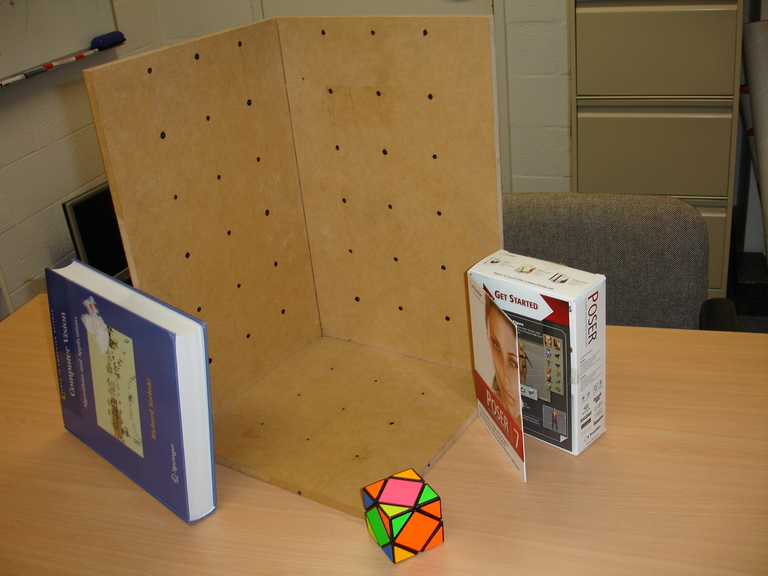
#> input picture COMP6528_CLAB3/stereo2012a.jpg, 768 x 576 px
$ python calibrate.py
#> lines starting #> are read from the running program, lines starting #| are printed output that depends on the picture
### COMP6528_CLAB3/vgg_KR_from_P.py
# -*- coding: utf-8 -*-
'''
%VGG_KR_FROM_P Extract K, R from camera matrix.
%
%    [K,R,t] = VGG_KR_FROM_P(P [,noscale]) finds K, R, t such that P = K*R*[eye(3) -t].
%    It is det(R)==1.
%    K is scaled so that K(3,3)==1 and K(1,1)>0. Optional parameter noscale prevents this.
%
%    Works also generally for any P of size N-by-(N+1).
%    Works also for P of size N-by-N, then t is not computed.

% original Author: Andrew Fitzgibbon <awf@robots.ox.ac.uk> and awf
% Date: 15 May 98

% Modified by Shu.
% Date: 8 May 20
'''
import numpy as np

def vgg_rq(S):
    S = S.T
    [Q,U] = np.linalg.qr(S[::-1,::-1], mode='complete')

    Q = Q.T
    Q = Q[::-1, ::-1]
    U = U.T
    U = U[::-1, ::-1]
    if np.linalg.det(Q)<0:
        U[:,0] = -U[:,0]
        Q[0,:] = -Q[0,:]
    return U,Q


def vgg_KR_from_P(P, noscale = True):
    N = P.shape[0]
    H = P[:,0:N]
    print(N,'|', H)
    [K,R] = vgg_rq(H)
    if noscale:
        K = K / K[N-1,N-1]
        if K[0,0] < 0:
            D = np.diag([-1, -1, np.ones([1,N-2])])
            K = K @ D
            R = D @ R

            test = K*R
            assert (test/test[0,0] - H/H[0,0]).all() <= 1e-07

    t = np.linalg.inv(-P[:,0:N]) @ P[:,-1]
    return K, R, t

### COMP6528_CLAB3/calibrate.py
# %%
# -*- coding: utf-8 -*-
# CLAB3
import numpy as np
from PIL import Image
import matplotlib.pyplot as plt
import cv2
from vgg_KR_from_P import *
import math
# %%
image_name = 'stereo2012a.jpg'
I = plt.imread(image_name)
#> I is the input picture: shape (576, 768, 3); mean R, G, B 136.6, 107.2, 69.9
# Graphical user interface to get 6 points
# plt.imshow(I)
# uv = plt.ginput(6)
# print(uv)

coordinate_2D = np.array(
    [(266.9577548315077, 210.56202469824882), (187.1578923762347, 253.61950444030265),
     (283.0325472685412, 309.8812779699196), (209.54778184210272, 359.82795447070197),
     (343.88711863731055, 199.08003010036782), (438.6135740698289, 212.284323887931),
     (356.51731269497975, 298.39928337203855), (447.22507001823965, 317.9186741884363),
     (331.25692457964146, 368.43945041911275), (421.9646819029015, 392.5516390746629),
     (261.79085726246126, 422.9789247590476), (357.09141242487374, 455.70260936300843)]
)
# [5 lines of commented-out code are left out]

coordinate_3D = np.array(
    [[0, 21, 7], [0, 21, 21],
     [0, 7, 7], [0, 7, 21],
     [7, 21, 0], [21, 21, 0],
     [7, 7, 0], [21, 7, 0],
     [7, 0, 7], [21, 0, 7],
     [7, 0, 21], [21, 0, 21]
     ]
)

def calculate_intersection(v1, v2, u1, u2):
    x_diff = (v1[0] - v2[0], u1[0] - u2[0])
    y_diff = (v1[1] - v2[1], u1[1] - u2[1])
    intersection_x = (v1[0] * v2[1] - v1[1] * v2[0]) * (u1[0] - u2[0]) - \
                     (v1[0] - v2[0]) * (u1[0] * u2[1] - u1[1] * u2[0])
    intersection_x /= (x_diff[0] * y_diff[1] - x_diff[1] * y_diff[0])

    intersection_y = (v1[0] * v2[1] - v1[1] * v2[0]) * (u1[1] - u2[1]) - \
                     (v1[1] - v2[1]) * (u1[0] * u2[1] - u1[1] * u2[0])
    intersection_y /= (x_diff[0] * y_diff[1] - x_diff[1] * y_diff[0])
    return np.array([int(intersection_x), int(intersection_y)])
#####################################################################
plotting_vanishing_point = False
def calibrate(im, XYZ, uv):
    # copy the image
    im = im[:]
    # plot on the image
    plt.imshow(im)
    # add blue star on the image according to uv
    plt.plot(uv[:, 0], uv[:, 1], 'bo')
    # Initialize A
    A = np.zeros((2 * len(XYZ), 12))
    # Iteratively calculate values in A for each pair of point
    for i in range(len(XYZ)):
        A[2 * i, :] = np.array(
            [XYZ[i][0], XYZ[i][1], XYZ[i][2], 1, 0, 0, 0, 0, -uv[i][0] * XYZ[i][0],
             -uv[i][0] * XYZ[i][1], -uv[i][0] * XYZ[i][2], -uv[i][0]]
        )
        A[2 * i + 1, :] = np.array(
            [0, 0, 0, 0, XYZ[i][0], XYZ[i][1], XYZ[i][2], 1, -uv[i][1] * XYZ[i][0],
             -uv[i][1] * XYZ[i][1], -uv[i][1] * XYZ[i][2], -uv[i][1]]
        )
    # Calculate solution of p
    _, _, p = np.linalg.svd(A)
    p = (p[-1] / np.linalg.norm(p[-1])).reshape(3, 4)
    mse = 0
    predicted_coordinate = np.zeros(uv.shape)
    # Verification
    for i in range(len(XYZ)):
        # generate homogeneous point coordinate
        new_XYZ = np.array([XYZ[i][0], XYZ[i][1], XYZ[i][2], 1])
        # predict 2D homogeneous coordinate
        new_uv = np.matmul(p, new_XYZ)
        # scaling
        new_uv = new_uv[:2] / new_uv[2]
        predicted_coordinate[i, 0] = new_uv[0]
        predicted_coordinate[i, 1] = new_uv[1]
        # accumulate mse
        mse += np.linalg.norm(uv[i] - new_uv)
    # plot predicted coordinate with red circle
    mse /= uv.shape[0]
    plt.plot(uv[:, 0], uv[:, 1], 'r+')
    print(f'The means square error between the chosen uv coordinates and the ' +
          f'corresponding projected points is: {mse}')
    # calculate origin in 2d image
    origin = np.matmul(p, np.array([0, 0, 0, 1]))
    origin = tuple((origin[:2] / origin[2]).astype(int))
    # x axis
    # x = np.matmul(p, np.array([40, 0, 0, 1]))
    if plotting_vanishing_point:
        x_1 = np.matmul(p, np.array([0, 1, 0, 1]))[:2]/np.matmul(p, np.array([0, 1, 0, 1]))[2]
        x_2 = np.matmul(p, np.array([0, 2, 0, 1]))[:2]/np.matmul(p, np.array([0, 2, 0, 1]))[2]
        x_3 = np.matmul(p, np.array([1, 1, 0, 1]))[:2]/np.matmul(p, np.array([1, 1, 0, 1]))[2]
        x_4 = np.matmul(p, np.array([1, 2, 0, 1]))[:2]/np.matmul(p, np.array([1, 2, 0, 1]))[2]
        x = calculate_intersection(x_1, x_3, x_2, x_4)
        plt.plot([origin[0], x[0]], [origin[1], x[1]], 'go-')
    else:
        x = np.matmul(p, np.array([40, 0, 0, 1]))[:2]/np.matmul(p, np.array([40, 0, 0, 1]))[2]
        plt.plot([origin[0], x[0]], [origin[1], x[1]], 'g,-')
    # y axis
    if plotting_vanishing_point:
        y_1 = np.matmul(p, np.array([1, 0, 0, 1]))[:2]/np.matmul(p, np.array([1, 0, 0, 1]))[2]
        y_2 = np.matmul(p, np.array([2, 0, 0, 1]))[:2]/np.matmul(p, np.array([2, 0, 0, 1]))[2]
        y_3 = np.matmul(p, np.array([1, 1, 0, 1]))[:2]/np.matmul(p, np.array([1, 1, 0, 1]))[2]
        y_4 = np.matmul(p, np.array([2, 1, 0, 1]))[:2]/np.matmul(p, np.array([2, 1, 0, 1]))[2]
        y = calculate_intersection(y_1, y_3, y_2, y_4)
        plt.plot([origin[0], y[0]], [origin[1], y[1]], 'go-')
    else:
        y = np.matmul(p, np.array([0, 40, 0, 1]))[:2]/np.matmul(p, np.array([0, 40, 0, 1]))[2]
        plt.plot([origin[0], y[0]], [origin[1], y[1]], 'g,-')
    # z axis
    if plotting_vanishing_point:
        z_1 = np.matmul(p, np.array([0, 0, 1, 1]))[:2]/np.matmul(p, np.array([0, 0, 1, 1]))[2]
        z_2 = np.matmul(p, np.array([0, 1, 1, 1]))[:2]/np.matmul(p, np.array([0, 1, 1, 1]))[2]
        z_3 = np.matmul(p, np.array([0, 0, 2, 1]))[:2]/np.matmul(p, np.array([0, 0, 2, 1]))[2]
        z_4 = np.matmul(p, np.array([0, 1, 2, 1]))[:2]/np.matmul(p, np.array([0, 1, 2, 1]))[2]
        z = calculate_intersection(z_1, z_3, z_2, z_4)
        plt.plot([origin[0], z[0]], [origin[1], z[1]], 'go-')
    else:
        z = np.matmul(p, np.array([0, 0, 40, 1]))[:2]/np.matmul(p, np.array([0, 0, 40, 1]))[2]
        plt.plot([origin[0], z[0]], [origin[1], z[1]], 'g,-')
    # draw origin for visualization
    plt.plot(origin[0], origin[1], 'ko')

    # show annotated image
    plt.title('Visualization of calibration')
    plt.show()
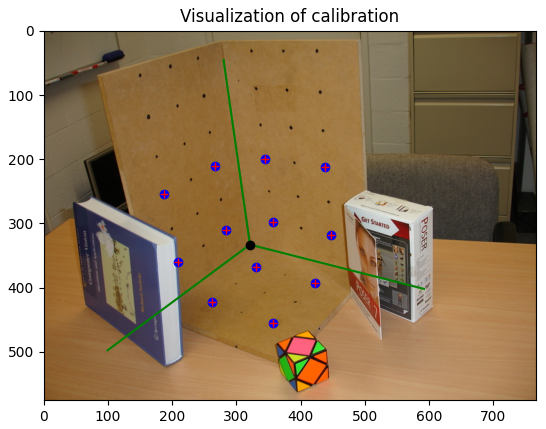
#> figure drawn by matplotlib, 1 panel
    return p

def get_focal_length(K):
    fx = K[0, 0]
    fy = K[1, 1]
    gamma = K[0, 1]
    theta = math.atan(-gamma / fy)
    fy_actual = fy * math.cos(theta)
    f = math.sqrt(fx ** 2 + fy_actual ** 2)
    return f

def get_camera_center(R,t):
    return -R.T@t

def get_pitch_angle(R):
    return -math.asin(R[2,0])


#
p = calibrate(I, coordinate_3D, coordinate_2D)
#> p = [[0.00897, -0.00428, -0.0132, 0.694], [-0.000129, -0.0159, 0.00258, 0.72], [-9.5e-06, -7.26e-06, -1.26e-05, 0.00216]]
K,R,t = vgg_KR_from_P(p)
#> in vgg_KR_from_P, `H = P[:,0:N]`: H = [[0.00897, -0.00428, -0.0132], [-0.000129, -0.0159, 0.00258], [-9.5e-06, -7.26e-06, -1.26e-05]]
#| 3 | [[ 8.96642615e-03 -4.27985510e-03 -1.32460335e-02]
#|  [-1.29263117e-04 -1.58712842e-02  2.58173879e-03]
#|  [-9.49829343e-06 -7.25727270e-06 -1.25953154e-05]]
#> in vgg_rq, `S = S.T`: S = [[0.00897, -0.000129, -9.5e-06], [-0.00428, -0.0159, -7.26e-06], [-0.0132, 0.00258, -1.26e-05]]
#> in vgg_rq, `[Q,U] = np.linalg.qr(S[::-1,::-1], mode='complete')`: Q = [[-0.725, 0.397, -0.563], [-0.418, -0.903, -0.0982], [-0.547, 0.164, 0.821]]; U = [[1.74e-05, 0.00483, 0.00649], [0, 0.0153, 7.86e-05], [0, 0, 0.0152]]
#> in vgg_rq, `Q = Q.T`: Q = [[-0.725, -0.418, -0.547], [0.397, -0.903, 0.164], [-0.563, -0.0982, 0.821]]
#> in vgg_rq, `Q = Q[::-1, ::-1]`: Q = [[0.821, -0.0982, -0.563], [0.164, -0.903, 0.397], [-0.547, -0.418, -0.725]]
#> in vgg_rq, `U = U.T`: U = [[1.74e-05, 0, 0], [0.00483, 0.0153, 0], [0.00649, 7.86e-05, 0.0152]]
#> in vgg_rq, `U = U[::-1, ::-1]`: U = [[0.0152, 7.86e-05, 0.00649], [0, 0.0153, 0.00483], [0, 0, 1.74e-05]]
#> in vgg_KR_from_P, `[K,R] = vgg_rq(H)`: K has the same summary as U in vgg_rq; R has the same summary as Q in vgg_rq
#> in vgg_KR_from_P, `K = K / K[N-1,N-1]`: K = [[877.2, 4.53, 373.9], [0, 883.3, 278.2], [0, 0, 1]]
#> in vgg_KR_from_P, `t = np.linalg.inv(-P[:,0:N]) @ P[:,-1]`: t = [72.78, 58.23, 82.84]
#> R has the same summary as Q in vgg_rq; t = [72.78, 58.23, 82.84]
t = -R@t
#> t = [-7.43, 7.79, 124.2]
focal_length = get_focal_length(K)
#> in get_focal_length, `fx = K[0, 0]`: fx = 877.2
#> in get_focal_length, `fy = K[1, 1]`: fy = 883.3
#> in get_focal_length, `gamma = K[0, 1]`: gamma = 4.53
#> in get_focal_length, `theta = math.atan(-gamma / fy)`: theta = -0.00512
#> in get_focal_length, `fy_actual = fy * math.cos(theta)`: fy_actual = 883.3
#> in get_focal_length, `f = math.sqrt(fx ** 2 + fy_actual ** 2)`: f = 1244.8
#> focal_length = 1244.8
camera_center = get_camera_center(R,t)
#> camera_center = [72.78, 58.23, 82.84]
pitch_angle = get_pitch_angle(R)
#> pitch_angle = 0.579

#%% 1.6
# resize image
width = int(I.shape[1] / 3)
#> width = 256
height = int(I.shape[0] / 3)
#> height = 192
dim = (width, height)
#> dim = (256, 192)
I_resize = cv2.resize(I, dim, interpolation=cv2.INTER_AREA)

plt.imshow(I_resize)
plt.title(f'resized image {image_name}')
plt.show()

uv_resize = coordinate_2D/3
XYZ_resize = coordinate_3D

p_resize = calibrate(I_resize, XYZ_resize, uv_resize)
#> in calibrate (call 2), `plt.show()`:
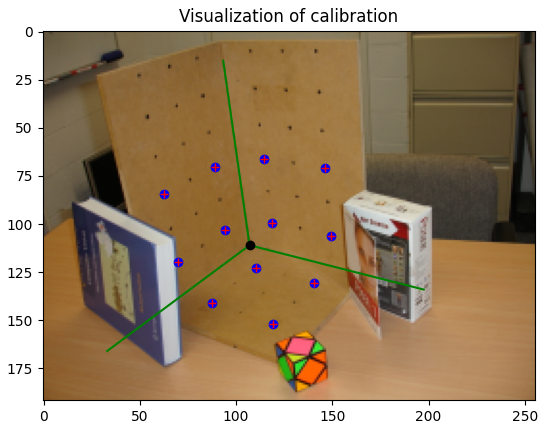
#> figure drawn by matplotlib, 1 panel
#> p_resize = [[0.00897, -0.00428, -0.0132, 0.694], [-0.000129, -0.0159, 0.00258, 0.72], [-2.85e-05, -2.18e-05, -3.78e-05, 0.00647]]
K_resize, R_resize, t_resize = vgg_KR_from_P(p_resize)
#| 3 | [[ 8.96625924e-03 -4.27977543e-03 -1.32457869e-02]
#|  [-1.29260704e-04 -1.58709888e-02  2.58169073e-03]
#|  [-2.84943498e-05 -2.17714128e-05 -3.77852429e-05]]
#> K_resize = [[292.4, 1.51, 124.6], [0, 294.4, 92.74], [0, 0, 1]]; R_resize has the same summary as Q in vgg_rq; t_resize = [72.78, 58.23, 82.84]
t_resize = -R_resize@t_resize
#> t_resize = [-7.43, 7.79, 124.2]
focal_length_resize = get_focal_length(K_resize)
#> focal_length_resize = 414.9
camera_center_resize = get_camera_center(R_resize,t_resize)
#> camera_center_resize = [72.78, 58.23, 82.84]
pitch_angle_resize = get_pitch_angle(R_resize)
#> pitch_angle_resize = 0.579

'''
%% TASK 1: CALIBRATE
%
% Function to perform camera calibration
%
% Usage:   calibrate(image, XYZ, uv)
%          return C
%   Where:   image - is the image of the calibration target.
%            XYZ - is a N x 3 array of  XYZ coordinates
%                  of the calibration target points.
%            uv  - is a N x 2 array of the image coordinates
%                  of the calibration target points.
%            K   - is the 3 x 4 camera calibration matrix.
%  The variable N should be an integer greater than or equal to 6.
%
%  This function plots the uv coordinates onto the image of the calibration
%  target.
%
%  It also projects the XYZ coordinates back into image coordinates using
%  the calibration matrix and plots these points too as
%  a visual check on the accuracy of the calibration process.
%
%  Lines from the origin to the vanishing points in the X, Y and Z
%  directions are overlaid on the image.
%
%  The mean squared error between the positions of the uv coordinates
%  and the projected XYZ coordinates is also reported.
%
%  The function should also report the error in satisfying the
%  camera calibration matrix constraints.
%
% your name, date
'''

############################################################################
# %%
image_name_left = 'Left.jpg'
image_name_right = 'Right.jpg'

I_l = plt.imread(image_name_left)
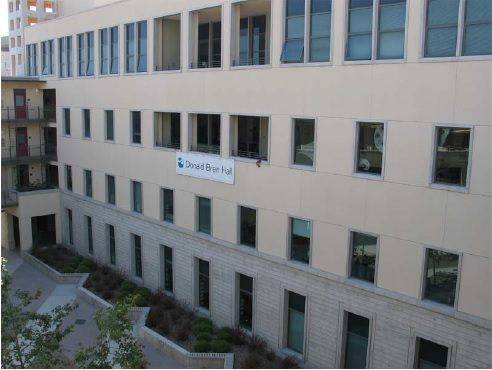
#> input picture COMP6528_CLAB3/Left.jpg, 492 x 370 px
#> I_l is the input picture: shape (370, 492, 3); mean R, G, B 116.8, 121, 123.2
I_r = plt.imread(image_name_right)
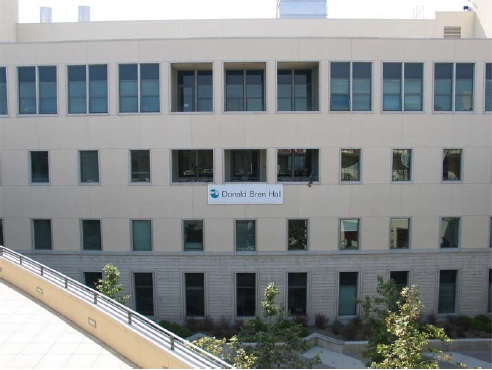
#> input picture COMP6528_CLAB3/Right.jpg, 492 x 370 px
#> I_r is the input picture: shape (370, 492, 3); mean R, G, B 137.5, 141.1, 141.3

# Graphical user interface to get 6 points
# plt.imshow(I_l)
# uv = plt.ginput(6)
# print(uv)

coordinate_left = np.array([
    (152.5676062234005, 108.5259241909281), (186.49530553866703, 111.10737957361141),
    (228.9049296827501, 112.21371759476136), (290.1223001863831, 114.05761429667803),
    (158.83685500991714, 184.49446830989427), (194.23967168671697, 192.97639313871088)
])
coordinate_right = np.array([
    (169.1626765406504, 147.9853136119445), (222.26690155585015, 146.87897559079448),
    (275.0023472306665, 146.87897559079448), (339.5387317977494, 146.87897559079448),
    (181.3323947733004, 217.31582960401073), (232.96150242696672, 218.0533882847774)
])

plt.imread(image_name_left)
plt.plot(coordinate_left[:,0],coordinate_left[:,1],'b*')
plt.title(f'chosen uv coordinates on image {image_name_left}')
plt.imshow(I_l)
plt.show()
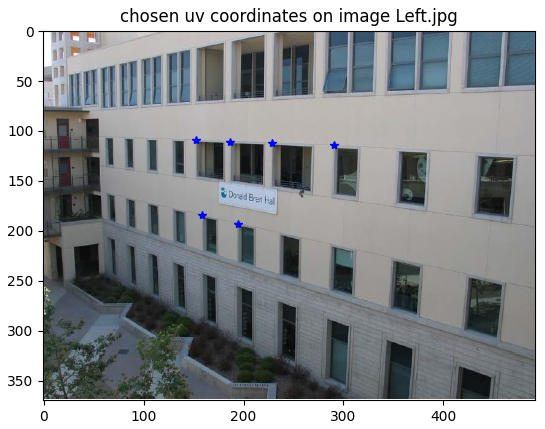
#> figure drawn by matplotlib, 1 panel

plt.imread(image_name_right)
plt.plot(coordinate_right[:,0],coordinate_right[:,1],'b*')
plt.title(f'chosen uv coordinates on image {image_name_right}')
plt.imshow(I_r)
plt.show()
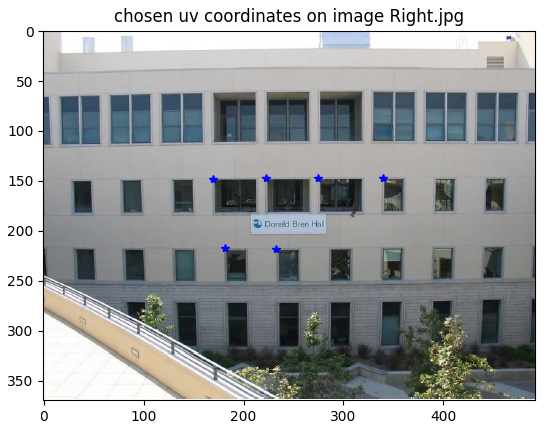
#> figure drawn by matplotlib, 1 panel

def homography(u2Trans, v2Trans, uBase, vBase):
    # initialize matrix A
    A = np.zeros((2 * u2Trans.shape[0], 9))
    # traverse through all points
    for i in range(u2Trans.shape[0]):
        # calculate A according to DLT algorithm
        A[2 * i, :] = [u2Trans[i], v2Trans[i], 1, 0, 0, 0, -u2Trans[i] * uBase[i], -v2Trans[i] * uBase[i], -uBase[i]]
        A[2 * i + 1, :] = [0, 0, 0, u2Trans[i], v2Trans[i], 1, -u2Trans[i] * vBase[i], -v2Trans[i] * vBase[i], -vBase[i]]
    # SVD decomposition to obtain a solution
    _, _, V = np.linalg.svd(A)
    # reshape the solution to 3x3 matrix
    H = (V[-1] / np.linalg.norm(V[-1])).reshape(3, 3)
    return H
# Use left as trans and right as base.
H = homography(coordinate_left[:,0],coordinate_left[:,1],coordinate_right[:,0],coordinate_right[:,1])

# warp the trans image
warped_image = cv2.warpPerspective(I_l, H, (I_r.shape[1], I_r.shape[0]))
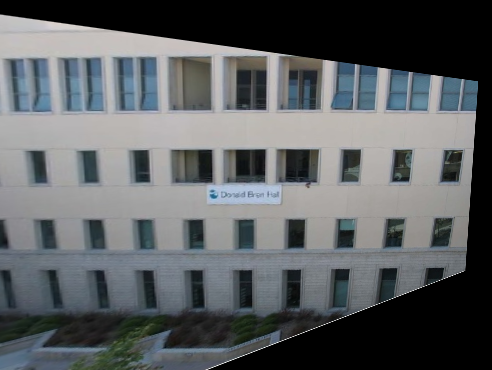
#> warped_image: shape (370, 492, 3); mean R, G, B 91.4, 94.9, 97.1
plt.imshow(warped_image)
plt.title(f"warped image {image_name_left}")
plt.show()

# the distance between warped points and original points in base
mse=0
for i in range(len(coordinate_left)):
    # generate homogeneous point coordinate
    new_uv_predict = np.array([coordinate_left[i][0], coordinate_left[i][1], 1])
    # predict 2D homogeneous coordinate
    new_uv = np.matmul(H, new_uv_predict)
    # scaling
    new_uv = new_uv[:2] / new_uv[2]
    # accumulate mse
    mse += np.linalg.norm(new_uv - coordinate_right[i])
mse/=coordinate_left.shape[0]
print(f'The means square error between predicted selected trans points and corresponding base points is: {mse}')
'''
%% TASK 2:
% Computes the homography H applying the Direct Linear Transformation
% The transformation is such that
% p = np.matmul(H, p.T), i.e.,
% (uBase, vBase, 1).T = np.matmul(H, (u2Trans , v2Trans, 1).T)
% Note: we assume (a, b, c) => np.concatenate((a, b, c), axis), be careful when
% deal the value of axis
%
% INPUTS:
% u2Trans, v2Trans - vectors with coordinates u and v of the transformed image point (p')
% uBase, vBase - vectors with coordinates u and v of the original base image point p
%
% OUTPUT
% H - a 3x3 Homography matrix
%
% your name, date
'''


############################################################################
def rq(A):
    # RQ factorisation

    [q, r] = np.linalg.qr(A.T)  # numpy has QR decomposition, here we can do it
    # with Q: orthonormal and R: upper triangle. Apply QR
    # for the A-transpose, then A = (qr).T = r.T@q.T = RQ
    R = r.T
    Q = q.T
    return R, Q
